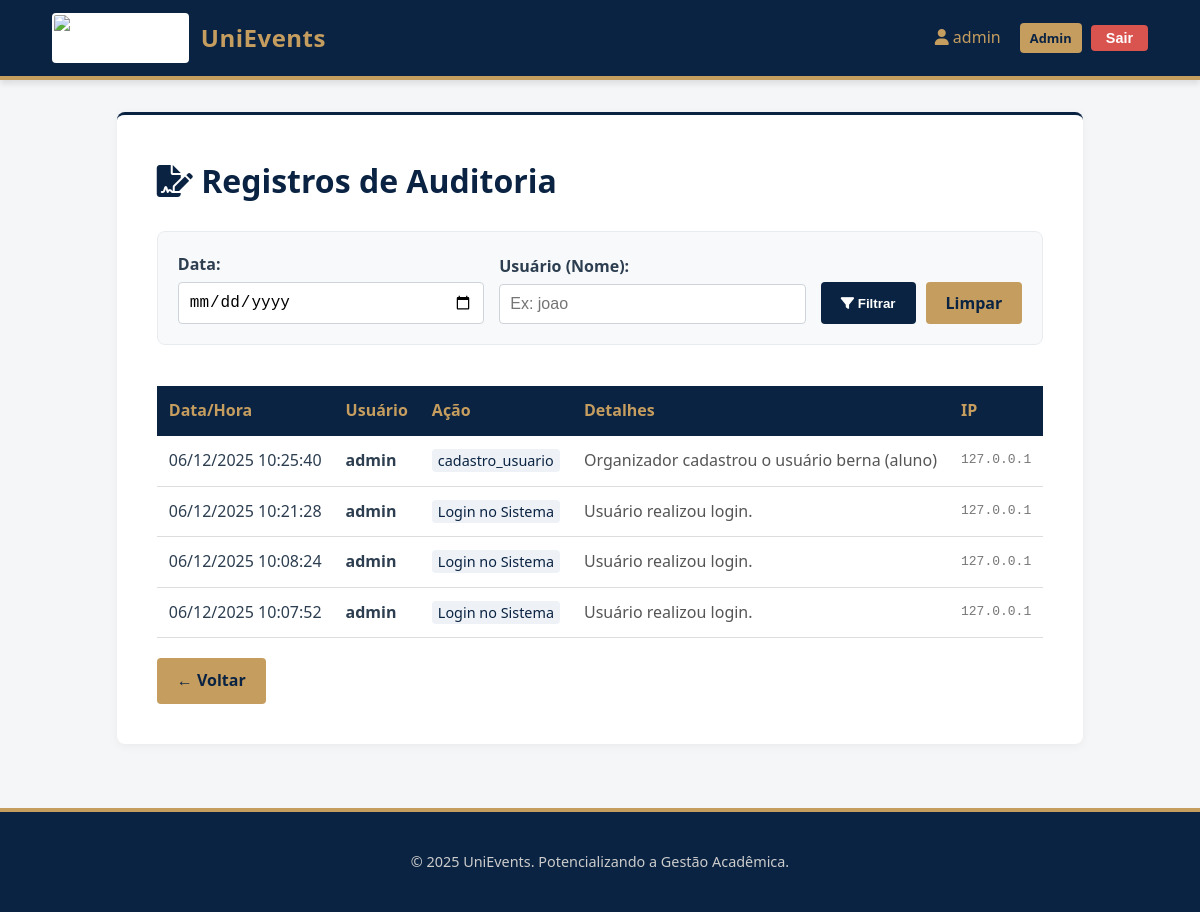
Page /organizador/auditoria/ (signed in) on the earlier database version.
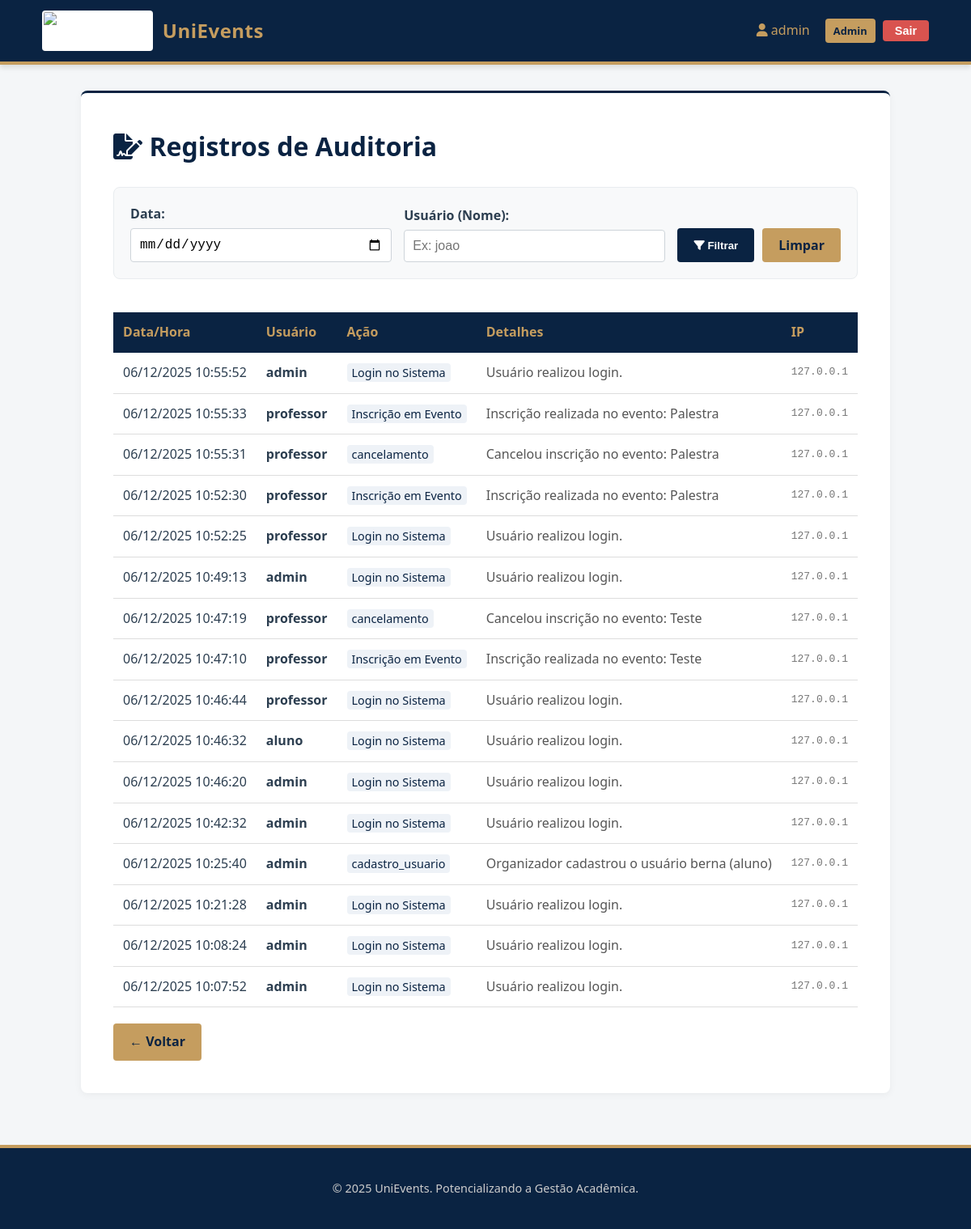
Same page on the later database version.
### sgea_app/models.py (models this page shows, shortened)
class Usuario(AbstractUser):
    PERFIL_CHOICES = (
        ('aluno', 'Aluno'),
        ('professor', 'Professor'),
        ('organizador', 'Organizador'),
    )
    telefone = models.CharField(max_length=15, blank=True, null=True, help_text="Telefone de contato do usuário.")
    instituicao_ensino = models.CharField(max_length=255, blank=True, null=True, help_text="Instituição de ensino (obrigatório para alunos e professores).")
    perfil = models.CharField(max_length=15, choices=PERFIL_CHOICES, default='aluno', help_text="Perfil do usuário no sistema.")
    class Meta:
        db_table = "usuario"
        verbose_name = "Usuário"
        verbose_name_plural = "Usuários"

class LogAuditoria(models.Model):
    ACAO_CHOICES = (
        ('criacao_usuario', 'Criação de Usuário'),
        ('login', 'Login no Sistema'),
        ('evento_cadastro', 'Cadastro de Evento'),
        ('evento_edicao', 'Alteração de Evento'),
        ('evento_exclusao', 'Exclusão de Evento'),
        ('evento_consulta_api', 'Consulta API Eventos'),
        ('inscricao', 'Inscrição em Evento'),
        ('certificado_geracao', 'Geração de Certificado'),
        ('certificado_consulta', 'Consulta de Certificado'),
    )
    usuario = models.ForeignKey(
        settings.AUTH_USER_MODEL,
        on_delete=models.SET_NULL,
        null=True,
        related_name='logs',
        help_text="Usuário que realizou a ação (pode ser null se for anônimo/sistema)."
    )
    acao = models.CharField(max_length=50, choices=ACAO_CHOICES)
    detalhes = models.TextField(blank=True, null=True)
    data_hora = models.DateTimeField(auto_now_add=True)
    ip_usuario = models.GenericIPAddressField(blank=True, null=True)
    class Meta:
        ordering = ['-data_hora']
        verbose_name = "Log de Auditoria"
        verbose_name_plural = "Logs de Auditoria"

### sgea_app/views.py (the view)
# urls.py: path('organizador/auditoria/', views.logs_auditoria, name='logs_auditoria'),
@login_required
def logs_auditoria(request):
    if request.user.perfil != 'organizador':
        return redirect('participantes_dashboard')
    logs = LogAuditoria.objects.all().select_related('usuario')
    data_filtro = request.GET.get('data')
    usuario_filtro = request.GET.get('usuario')
    if data_filtro:
        data = parse_date(data_filtro)
        if data:
            logs = logs.filter(data_hora__date=data)
    if usuario_filtro:
        logs = logs.filter(usuario__username__icontains=usuario_filtro)
    return render(request, 'sgea_app/dashboard/logs_auditoria.html', {
        'logs': logs,
        'data_filtro': data_filtro,
        'usuario_filtro': usuario_filtro
    })

### sgea_app/templates/sgea_app/dashboard/logs_auditoria.html (shortened to what this page needs)
{% extends 'sgea_app/base.html' %}
{% block content %}
<div class="card">
    <div style="display: flex; justify-content: space-between; align-items: center; margin-bottom: 25px;">
        <h1 style="margin: 0;"><i class="fas fa-file-signature"></i> Registros de Auditoria</h1>
    </div>
    <form method="get" style="background: #f8f9fa; padding: 20px; border-radius: 8px; border: 1px solid #e9ecef; margin-bottom: 25px; display: flex; gap: 15px; flex-wrap: wrap; align-items: flex-end;">
        <div style="flex: 1; min-width: 200px;">
            <label style="font-weight: bold; margin-bottom: 5px; display: block;">Data:</label>
            <input type="date" name="data" value="{{ data_filtro|default:'' }}" style="width: 100%; padding: 10px; border: 1px solid #ced4da; border-radius: 4px;">
        </div>
        <div style="flex: 1; min-width: 200px;">
            <label style="font-weight: bold; margin-bottom: 5px; display: block;">Usuário (Nome):</label>
            <input type="text" name="usuario" placeholder="Ex: joao" value="{{ usuario_filtro|default:'' }}" style="width: 100%; padding: 10px; border: 1px solid #ced4da; border-radius: 4px;">
        </div>
        <div style="display: flex; gap: 10px;">
            <button type="submit" class="btn btn-primary" style="height: 42px;">
                <i class="fas fa-filter"></i> Filtrar
            </button>
            <a href="{% url 'logs_auditoria' %}" class="btn btn-secondary" style="height: 42px; display: flex; align-items: center;">
                Limpar
            </a>
        </div>
    </form>
    <div class="table-responsive">
        <table>
            <thead>
                <tr>
                    <th>Data/Hora</th>
                    <th>Usuário</th>
                    <th>Ação</th>
                    <th>Detalhes</th>
                    <th>IP</th>
                </tr>
            </thead>
            <tbody>
                {% for log in logs %}
                <tr>
                    <td style="white-space: nowrap;">{{ log.data_hora|date:"d/m/Y H:i:s" }}</td>
                    <td style="font-weight: bold;">
                        {% if log.usuario %}
                            {{ log.usuario.username }}
                        {% else %}
                            <span style="color: #999;">Anônimo/Sistema</span>
                        {% endif %}
                    </td>
                    <td>
                        <span style="background: #eef2f7; color: var(--primary-color); padding: 2px 6px; border-radius: 4px; font-size: 0.9rem;">
                            {{ log.get_acao_display }}
                        </span>
                    </td>
                    <td style="color: #555;">{{ log.detalhes|default:"-" }}</td>
                    <td style="font-family: monospace; color: #777;">{{ log.ip_usuario|default:"-" }}</td>
                </tr>
                {% empty %}
                <tr>
                    <td colspan="5" style="text-align: center; padding: 30px; color: #777;">
                        Nenhum registro encontrado com os filtros atuais.
                    </td>
                </tr>
                {% endfor %}
            </tbody>
        </table>
    </div>
    <div style="margin-top: 20px;">
        <a href="{% url 'organizador_dashboard' %}" class="btn btn-secondary">
            &larr; Voltar
        </a>
    </div>
</div>
{% endblock %}

### sgea_app/templates/sgea_app/base.html (shortened to what this page needs)
{% load static %}
<!DOCTYPE html>
<html lang="pt-br">
<head>
    <link rel="stylesheet" href="{% static 'css/style.css' %}">
    <link rel="stylesheet" href="https://cdnjs.cloudflare.com/ajax/libs/font-awesome/6.0.0/css/all.min.css">
</head>
<body>
    <header class="main-header">
        <div class="container" style="margin: 0; max-width: 100%; display: flex; justify-content: space-between; align-items: center;">
            <a href="{% if user.is_authenticated %}{% url 'participantes_dashboard' %}{% else %}{% url 'login' %}{% endif %}" class="brand-wrapper">
                <img src="{% static 'img/logo.png' %}" alt="Logo UniEvents" class="logo-img">
                <span class="brand-name">UniEvents</span>
            </a>
            <nav>
                {% if user.is_authenticated %}
                    <span style="margin-right: 15px; color: var(--secondary-color);">
                        <i class="fas fa-user"></i> {{ user.first_name|default:user.username }}
                    </span>
                    {% if user.perfil == 'organizador' %}
                        <a href="{% url 'organizador_dashboard' %}" class="btn btn-secondary" style="padding: 5px 10px; font-size: 0.8rem; margin-right: 5px;">Admin</a>
                    {% endif %}
                    <form action="{% url 'logout' %}" method="post" style="display:inline;">
                        <button type="submit" class="btn btn-danger" style="padding: 5px 15px; font-size: 0.9rem;">Sair</button>
                    </form>
                {% else %}
                    <a href="{% url 'login' %}" style="color: var(--white); text-decoration: none; font-weight: bold;">Login</a>
                {% endif %}
            </nav>
        </div>
    </header>
    <main class="container">
        {% block content %}
        {% endblock %}
    </main>
    <footer class="main-footer">
        <p>&copy; 2025 UniEvents. Potencializando a Gestão Acadêmica.</p>
    </footer>
</body>
</html>

### sgea_app/static/css/style.css (style rules this page uses)
:root { --primary-color: #0a2342; --secondary-color: #c59d5f; --accent-color: #1a3c6e; --text-color: #2c3e50; --bg-color: #f4f6f8; --white: #ffffff; --danger: #d9534f; --success: #27ae60; --font-main: 'Segoe UI', 'Roboto', Helvetica, Arial, sans-serif; }
* { box-sizing: border-box; }
body { font-family: var(--font-main); background-color: var(--bg-color); color: var(--text-color); margin: 0; padding: 0; line-height: 1.6; display: flex; flex-direction: column; min-height: 100vh; }
.main-header { background-color: var(--primary-color); color: var(--white); padding: 0.8rem 2rem; display: flex; justify-content: space-between; align-items: center; box-shadow: 0 4px 6px rgba(0,0,0,0.1); border-bottom: 4px solid var(--secondary-color); }
.brand-wrapper { display: flex; align-items: center; text-decoration: none; color: var(--white); gap: 12px; }
.logo-img { height: 50px; width: auto; border-radius: 4px; background-color: var(--white); padding: 2px; }
.brand-name { font-size: 1.5rem; font-weight: bold; letter-spacing: 0.5px; color: var(--secondary-color); }
.container { max-width: 1100px; margin: 2rem auto; padding: 0 20px; flex: 1; }
.card { background: var(--white); padding: 2.5rem; border-radius: 8px; box-shadow: 0 2px 10px rgba(0,0,0,0.05); margin-bottom: 2rem; border-top: 3px solid var(--primary-color); }
h1, h2, h3 { color: var(--primary-color); margin-top: 0; }
.btn { display: inline-block; padding: 10px 20px; border-radius: 4px; text-decoration: none; font-weight: 600; cursor: pointer; border: none; transition: all 0.3s ease; text-align: center; }
.btn-primary { background-color: var(--primary-color); color: var(--white); }
.btn-secondary { background-color: var(--secondary-color); color: var(--primary-color); }
.btn-danger { background-color: var(--danger); color: white; }
.table-responsive { overflow-x: auto; }
table { width: 100%; border-collapse: collapse; margin-top: 1rem; }
th { background-color: var(--primary-color); color: var(--secondary-color); padding: 12px; text-align: left; }
td { padding: 12px; border-bottom: 1px solid #ddd; }
.main-footer { background-color: var(--primary-color); color: #ccc; text-align: center; padding: 1.5rem; margin-top: auto; font-size: 0.9rem; border-top: 4px solid var(--secondary-color); }
input, select, textarea { width: 100%; padding: 12px; border: 1px solid #ccc; border-radius: 4px; font-size: 1rem; }

Differences in the rows shown:
added LogAuditoria: data_hora "06/12/2025 10:55:52", usuario.username "admin", acao "Login no Sistema", detalhes "Usuário realizou login.", ip_usuario "127.0.0.1"
added LogAuditoria: data_hora "06/12/2025 10:55:33", usuario.username "professor", acao "Inscrição em Evento", detalhes "Inscrição realizada no evento: Palestra", ip_usuario "127.0.0.1"
added LogAuditoria: data_hora "06/12/2025 10:55:31", usuario.username "professor", acao "cancelamento", detalhes "Cancelou inscrição no evento: Palestra", ip_usuario "127.0.0.1"
added LogAuditoria: data_hora "06/12/2025 10:52:30", usuario.username "professor", acao "Inscrição em Evento", detalhes "Inscrição realizada no evento: Palestra", ip_usuario "127.0.0.1"
added LogAuditoria: data_hora "06/12/2025 10:52:25", usuario.username "professor", acao "Login no Sistema", detalhes "Usuário realizou login.", ip_usuario "127.0.0.1"
added LogAuditoria: data_hora "06/12/2025 10:49:13", usuario.username "admin", acao "Login no Sistema", detalhes "Usuário realizou login.", ip_usuario "127.0.0.1"
added LogAuditoria: data_hora "06/12/2025 10:47:19", usuario.username "professor", acao "cancelamento", detalhes "Cancelou inscrição no evento: Teste", ip_usuario "127.0.0.1"
added LogAuditoria: data_hora "06/12/2025 10:47:10", usuario.username "professor", acao "Inscrição em Evento", detalhes "Inscrição realizada no evento: Teste", ip_usuario "127.0.0.1"
added LogAuditoria: data_hora "06/12/2025 10:46:44", usuario.username "professor", acao "Login no Sistema", detalhes "Usuário realizou login.", ip_usuario "127.0.0.1"
added LogAuditoria: data_hora "06/12/2025 10:46:32", usuario.username "aluno", acao "Login no Sistema", detalhes "Usuário realizou login.", ip_usuario "127.0.0.1"
added LogAuditoria: data_hora "06/12/2025 10:46:20", usuario.username "admin", acao "Login no Sistema", detalhes "Usuário realizou login.", ip_usuario "127.0.0.1"
added LogAuditoria: data_hora "06/12/2025 10:42:32", usuario.username "admin", acao "Login no Sistema", detalhes "Usuário realizou login.", ip_usuario "127.0.0.1"
